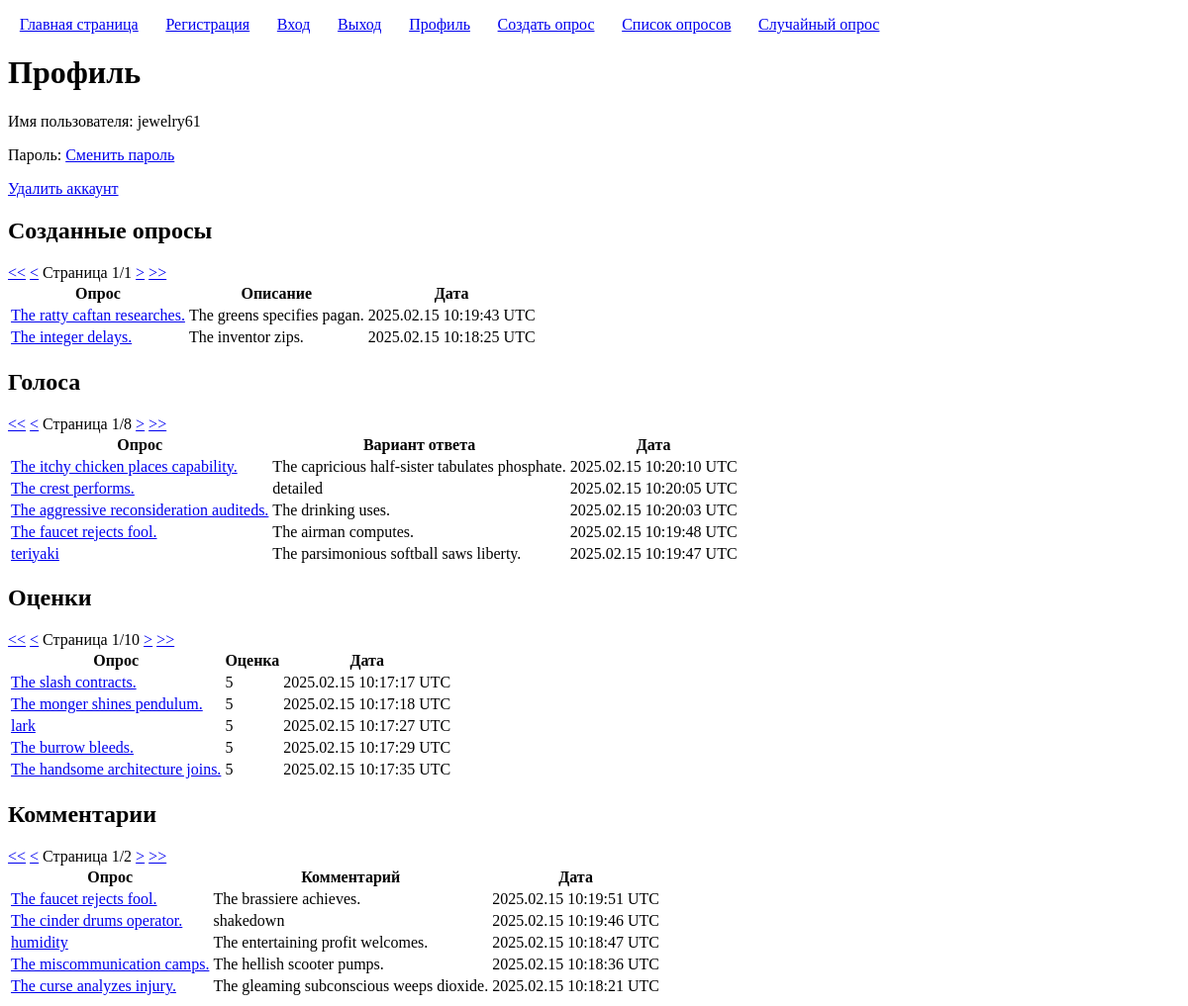
The app's page /users/94/profile/ (signed in) with its own data.
### enterpoll/models.py (models this page shows, shortened)
class Poll(models.Model):
	title = models.CharField('Заголовок', max_length=100, validators=[custom_validators.forbidden_words])
	description = models.CharField('Описание', max_length=100, blank=True, null=True, validators=[custom_validators.forbidden_words])
	user = models.ForeignKey(User, on_delete=models.CASCADE, verbose_name='Автор')
	created = models.DateTimeField('Время создания', auto_now_add=True)
	class Meta:
		constraints = [models.UniqueConstraint(fields=('title', 'user'), name="unique_poll" )]

class Vote(models.Model):
	user = models.ForeignKey(User, on_delete=models.CASCADE)
	poll = models.ForeignKey(Poll, on_delete=models.CASCADE)
	choice = models.ForeignKey(Choice, on_delete=models.CASCADE)
	created = models.DateTimeField(auto_now=True)
	class Meta:
		constraints = [models.UniqueConstraint(fields=('user', 'poll'), name="unique_vote" )]

class Choice(models.Model):
	poll = models.ForeignKey(Poll, on_delete=models.CASCADE)
	text = models.CharField('', max_length=100, validators=[custom_validators.forbidden_words])
	class Meta:
		constraints = [models.UniqueConstraint(fields=('poll', 'text'), name="unique_choice" )]

class Rating(models.Model):
	user = models.ForeignKey(User, on_delete=models.CASCADE)
	poll = models.ForeignKey(Poll, on_delete=models.CASCADE)
	value = models.IntegerField(validators=[MinValueValidator(1), MaxValueValidator(5)])
	created = models.DateTimeField(auto_now=True)
	class Meta:
		constraints = [models.UniqueConstraint(fields=('user', 'poll'), name="unique_rating" )]

class Comment(models.Model):
	user = models.ForeignKey(User, on_delete=models.CASCADE)
	poll = models.ForeignKey(Poll, on_delete=models.CASCADE)
	text = models.CharField('Текст', max_length=100, validators=[custom_validators.forbidden_words])
	created = models.DateTimeField(auto_now_add=True)

### enterpoll/views.py (the view)
# urls.py: path("<int:user_pk>/profile/", views.ProfileView.as_view(), name="profile"),
class ProfileView(DetailView):
	model = User
	pk_url_kwarg = 'user_pk'
	paginate_by = 5
	template_name = 'enterpoll/profile.html'
	def get_context_data(self, *args, **kwargs):
		context = super().get_context_data(*args, **kwargs)
		context['user_polls'] = self.request.user.poll_set.order_by('-created')
		user_polls_paginator = Paginator(context['user_polls'], self.paginate_by)
		context['user_polls_page_kwarg'] = 'user_polls_page_number'
		context['user_polls_page_number'] = self.request.GET.get(context['user_polls_page_kwarg'])
		context['user_polls_page_obj'] = user_polls_paginator.get_page(context['user_polls_page_number'])
		context['user_votes'] = self.request.user.vote_set.order_by('-created')
		user_votes_paginator = Paginator(context['user_votes'], self.paginate_by)
		context['user_votes_page_kwarg'] = 'user_votes_page_number'
		context['user_votes_page_number'] = self.request.GET.get(context['user_votes_page_kwarg'])
		context['user_votes_page_obj'] = user_votes_paginator.get_page(context['user_votes_page_number'])
		context['user_ratings'] = self.request.user.rating_set.order_by('-value')
		user_ratings_paginator = Paginator(context['user_ratings'], self.paginate_by)
		context['user_ratings_page_kwarg'] = 'user_ratings_page_number'
		context['user_ratings_page_number'] = self.request.GET.get(context['user_ratings_page_kwarg'])
		context['user_ratings_page_obj'] = user_ratings_paginator.get_page(context['user_ratings_page_number'])
		context['user_comments'] = self.request.user.comment_set.order_by('-created')
		user_comments_paginator = Paginator(context['user_comments'], self.paginate_by)
		context['user_comments_page_kwarg'] = 'user_comments_page_number'
		context['user_comments_page_number'] = self.request.GET.get(context['user_comments_page_kwarg'])
		context['user_comments_page_obj'] = user_comments_paginator.get_page(context['user_comments_page_number'])
		return context

### enterpoll/templatetags/pagination.py (called while the page is built)
@register.inclusion_tag('pagination.html')
def pagination(page_kwarg, page_obj):
	return {'page_kwarg': page_kwarg, 'page_obj': page_obj}

### enterpoll/templates/enterpoll/profile.html (shortened to what this page needs)
{% extends "enterpoll/base.html" %}
{% load pagination %}
{% block h1 %}Профиль{% endblock h1 %}
{% block content %}
	<p>Имя пользователя: {{ user.username }}</p>
	<p>Пароль: <a href="{% url 'password_change' user.pk %}">Сменить пароль</a></p>
	<p><a href="{% url 'delete_user' user.pk %}">Удалить аккаунт</a></p>
	<h2>Созданные опросы</h2>
	{% if user_polls %}
		{% pagination user_polls_page_kwarg user_polls_page_obj %}
		<table>
			<thead>
				<tr>
					<th>Опрос</th>
					<th>Описание</th>
					<th>Дата</th>
				</tr>
			</thead>
			<tbody>
				{% for poll in user_polls_page_obj %}
					<tr>
						<td>
							<a href="{% url 'poll_page' poll.pk %}">{{ poll.title }}</a>
						</td>
						<td>
							{{ poll.description }}
						</td>
						<td>
							{{ poll.created|date:"Y.m.d H:i:s e" }}
						</td>
					</tr>
				{% endfor %}
			</tbody>
		</table>
	{% else %}
		<p>Отсутствуют.</p>
	{% endif %}
	<h2>Голоса</h2>
	{% if user_votes %}
		{% pagination user_votes_page_kwarg user_votes_page_obj %}
		<table>
			<thead>
				<tr>
					<th>Опрос</th>
					<th>Вариант ответа</th>
					<th>Дата</th>
				</tr>
			</thead>
			<tbody>
				{% for vote in user_votes_page_obj %}
					<tr>
						<td>
							<a href="{% url 'poll_page' vote.poll.pk %}">{{ vote.poll.title }}</a>
						</td>
						<td>
							{{ vote.choice.text }}
						</td>
						<td>
							{{ vote.created|date:"Y.m.d H:i:s e" }}
						</td>
					</tr>
				{% endfor %}
			</tbody>
		</table>
	{% else %}
		<p>Отсутствуют.</p>
	{% endif %}
	<h2>Оценки</h2>
	{% if user_ratings %}
		{% pagination user_ratings_page_kwarg user_ratings_page_obj %}
		<table>
			<thead>
				<tr>
					<th>Опрос</th>
					<th>Оценка</th>
					<th>Дата</th>
				</tr>
			</thead>
			<tbody>
				{% for rating in user_ratings_page_obj %}
					<tr>
						<td>
							<a href="{% url 'poll_page' rating.poll.pk %}">{{ rating.poll.title }}</a>
						</td>
						<td>
							{{ rating.value }}
						</td>
						<td>
							{{ rating.created|date:"Y.m.d H:i:s e" }}
						</td>
					</tr>
				{% endfor %}
			</tbody>
		</table>
	{% else %}
		<p>Отсутствуют.</p>
	{% endif %}
	<h2>Комментарии</h2>
	{% if user_comments %}
		{% pagination user_comments_page_kwarg user_comments_page_obj %}
		<table>
			<thead>
				<tr>
					<th>Опрос</th>
					<th>Комментарий</th>
					<th>Дата</th>
				</tr>
			</thead>
			<tbody>
				{% for comment in user_comments_page_obj %}
					<tr>
						<td>
							<a href="{% url 'poll_page' comment.poll.pk %}">{{ comment.poll.title }}</a>
						</td>
						<td>
							{{ comment.text }}
						</td>
						<td>
							{{ comment.created|date:"Y.m.d H:i:s e" }}
						</td>
					</tr>
				{% endfor %}
			</tbody>
		</table>
	{% else %}
		<p>Отсутствуют.</p>
	{% endif %}
{% endblock content %}

### records on screen
Poll: title "The ratty caftan researches.", description "The greens specifies pagan.", created "2025.02.15 10:19:43 UTC"
Poll: title "The integer delays.", description "The inventor zips.", created "2025.02.15 10:18:25 UTC"
Vote: poll "The itchy chicken places capability.", choice.text "The capricious half-sister tabulates phosphate.", created "2025.02.15 10:20:10 UTC"
Vote: poll "The crest performs.", choice.text "detailed", created "2025.02.15 10:20:05 UTC"
Vote: poll "The aggressive reconsideration auditeds.", choice.text "The drinking uses.", created "2025.02.15 10:20:03 UTC"
Vote: poll "The faucet rejects fool.", choice.text "The airman computes.", created "2025.02.15 10:19:48 UTC"
Vote: poll "teriyaki", choice.text "The parsimonious softball saws liberty.", created "2025.02.15 10:19:47 UTC"
Rating: poll "The slash contracts.", value "5", created "2025.02.15 10:17:17 UTC"
Rating: poll "The monger shines pendulum.", value "5", created "2025.02.15 10:17:18 UTC"
Rating: poll "lark", value "5", created "2025.02.15 10:17:27 UTC"
Rating: poll "The burrow bleeds.", value "5", created "2025.02.15 10:17:29 UTC"
Rating: poll "The handsome architecture joins.", value "5", created "2025.02.15 10:17:35 UTC"
Comment: poll "The faucet rejects fool.", text "The brassiere achieves.", created "2025.02.15 10:19:51 UTC"
Comment: poll "The cinder drums operator.", text "shakedown", created "2025.02.15 10:19:46 UTC"
Comment: poll "humidity", text "The entertaining profit welcomes.", created "2025.02.15 10:18:47 UTC"
Comment: poll "The miscommunication camps.", text "The hellish scooter pumps.", created "2025.02.15 10:18:36 UTC"
Comment: poll "The curse analyzes injury.", text "The gleaming subconscious weeps dioxide.", created "2025.02.15 10:18:21 UTC"

### other values on screen
{{ user.username }} "jewelry61"
{{ page_obj.number }} "1 1 1 1"
{{ page_obj.paginator.num_pages }} "1 8 10 2"
